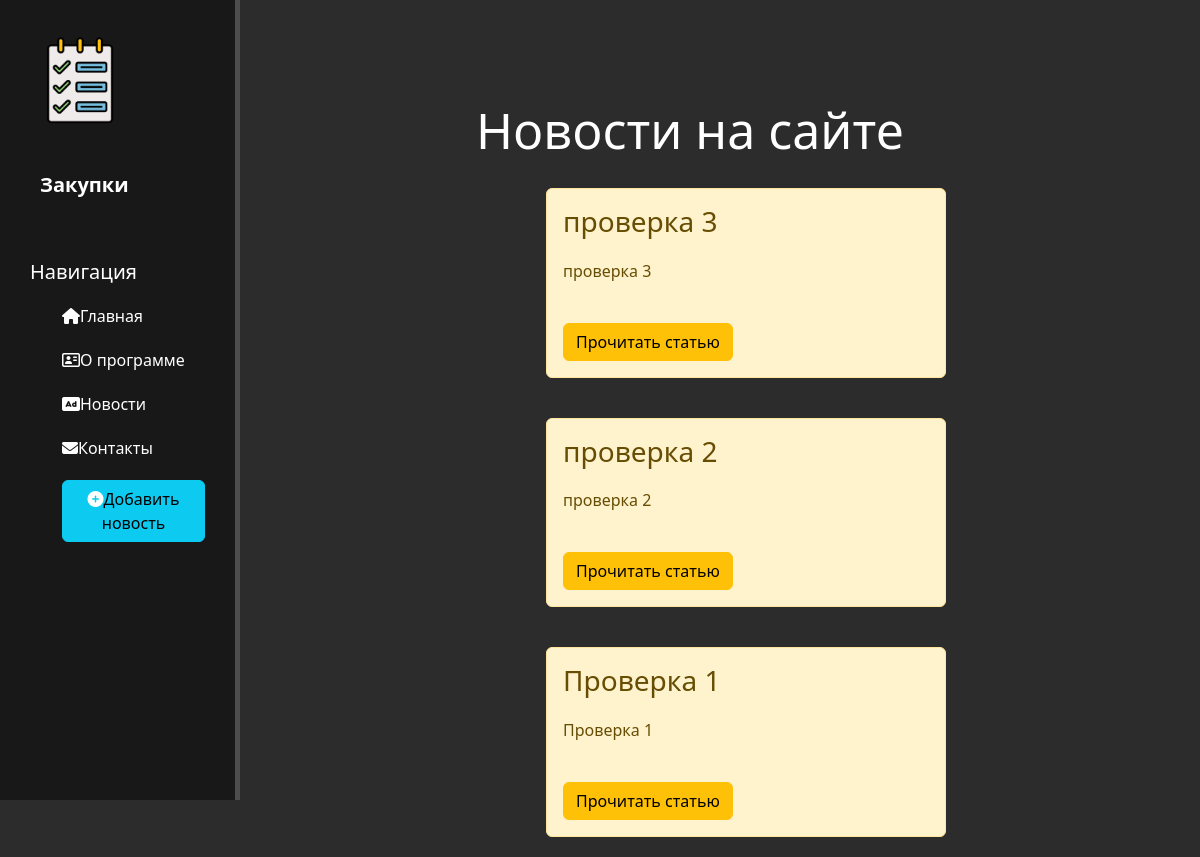
The page /news/ on the database as committed earlier.
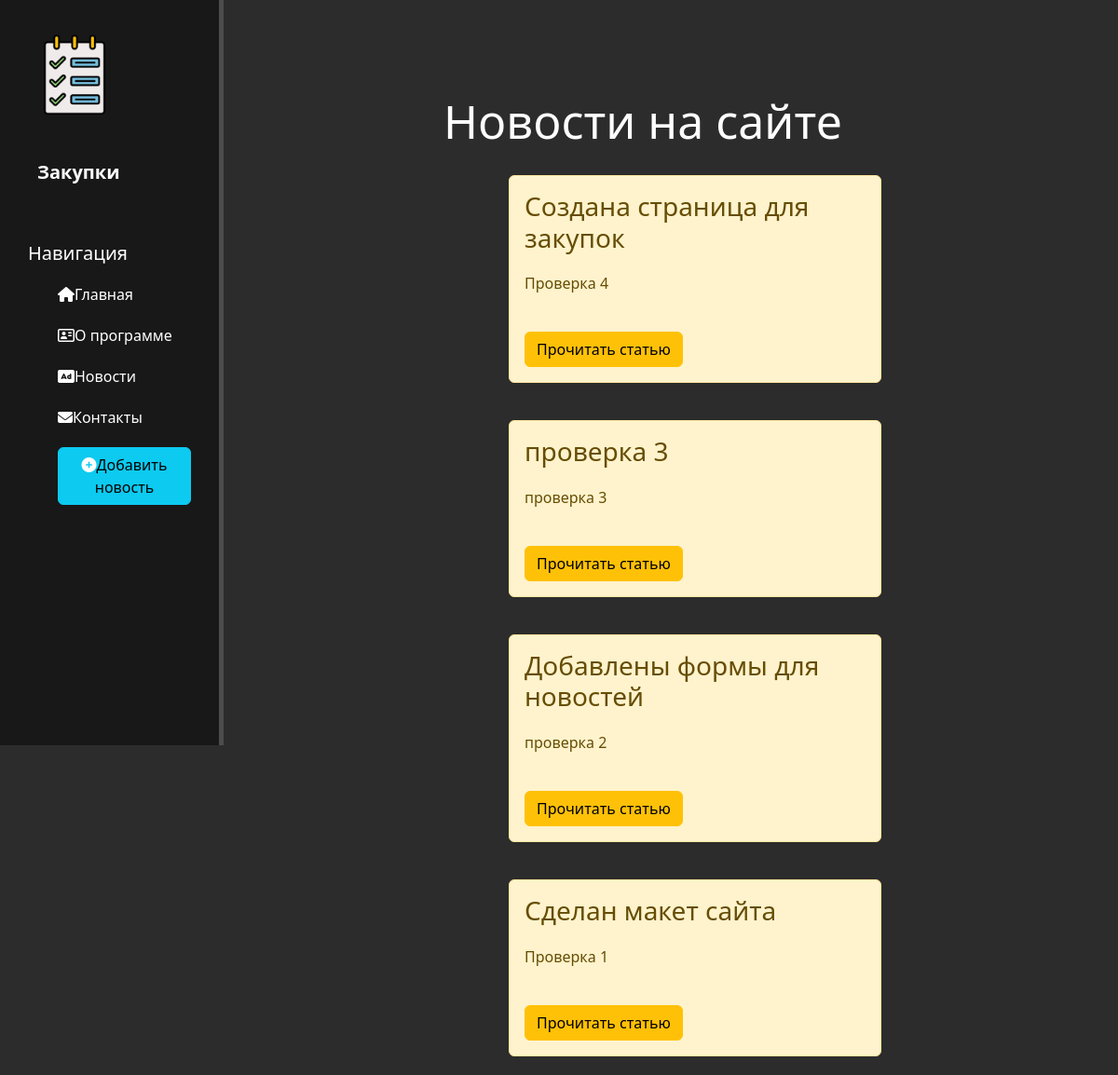
The same page on the database as committed later.
### news/models.py (models this page shows, shortened)
class Artecles(models.Model):
    title = models.CharField('Название', max_length=50)
    anons = models.CharField('Анонс', max_length=250)
    full_text = models.TextField('Статья')
    date = models.DateTimeField('Дата публикации')
    class Meta:
        verbose_name = 'Новость'
        verbose_name_plural = 'Новости'

### news/views.py (the view)
# urls.py: path('', views.news_home, name='news_home'),
def news_home(request):
    news = Artecles.objects.order_by('-date')
    return render(request, 'news/news_home.html', {'news': news})

### news/templates/news/news_home.html (shortened to what this page needs)
{% extends 'main/layout.html' %}
{% block content %}
    <div class="features">
        <h1>Новости на сайте</h1>
        {% if news %}
            {% for el in news %}
                <div class="alert alert-warning">
                    <h3>{{ el.title }}</h3>
                    <p>{{ el.anons }}</p>
                    <a href="{% url 'news-detail' el.id %}" class="btn btn-warning">Прочитать статью</a>
                </div>
            {% endfor %}
        {% else  %}
            <p>У вас нет записей</p>
        {% endif %}
    </div>
{% endblock %}

### main/templates/main/layout.html (shortened to what this page needs)
{% load static %}
<!doctype html>
<html lang="en">
<head>
    <link rel="stylesheet" href="https://cdn.jsdelivr.net/npm/bootstrap@5.3.2/dist/css/bootstrap.min.css">
    <link rel="stylesheet" href="{% static 'main/css/main.css' %}">
</head>
<body>
    <aside>
        <img src="{% static 'main/img/picture.png' %}" alt="Лого" width="100" height="100">
        <span class="logo">Закупки</span>
        <h3>Навигация</h3>
        <ul>
            <li><a href="{% url 'home' %}"><i class="fa-solid fa-house" style="color: #ffff;"></i>Главная</a></li>
            <li><a href="{% url 'about' %}"><i class="fa-regular fa-address-card" style="color: #ffff;"></i>О программе</a></li>
            <li><a href="{% url 'news_home' %}"><i class="fa-solid fa-rectangle-ad" style="color: #ffff;"></i>Новости</a></li>
            <li><a href=""><i class="fa-solid fa-envelope" style="color: #ffff;"></i>Контакты</a></li>
            <li><a href="{% url 'create' %}"><button class="btn btn-info"><i class="fas fa-plus-circle" style="color: #ffff;"></i>Добавить новость</button></a></li>
        </ul>
    </aside>
    <main>
        {% block content %}
        {% endblock %}
    </main>
</body>
</html>

### main/static/main/css/main.css (style rules this page uses)
:root { --main-color: #ffffff; }
body { background: #2c2c2c; }
aside { float: left; background: #181818; width: 20%; padding: 2.5%; height: 100vh; color: var(--main-color); border-right: 5px solid #4d4d4d; }
aside img { float: left; }
aside .logo { font-size: 20px; margin-left: 10px; font-weight: bold; position: relative; top: 40px; }
aside h3 { margin-top: 100px; font-size: 20px; }
aside ul { list-style: none; }
aside ul a { color: var(--main-color); display: block; margin-top: 20px; transition: transform .6s ease; }
main .features { float: left; color: #ffffff; margin-top: 100px; text-align: center; width: 75%; }
main .features h1 { font-size: 50px }
main .features p { max-width: 400px; margin: 20px auto }
div.alert-warning { float: left; clear: both; width: 400px; margin: 20px 34%; text-align: left; }
.btn-warning { margin-top: 20px; }
aside ul a { text-decoration: none; }

Rows that differ between the two databases and show on the page:
added Artecles: title "Создана страница для закупок", anons "Проверка 4"
changed Artecles "проверка 2": title "проверка 2" → "Добавлены формы для новостей"
changed Artecles "Проверка 1": title "Проверка 1" → "Сделан макет сайта"
